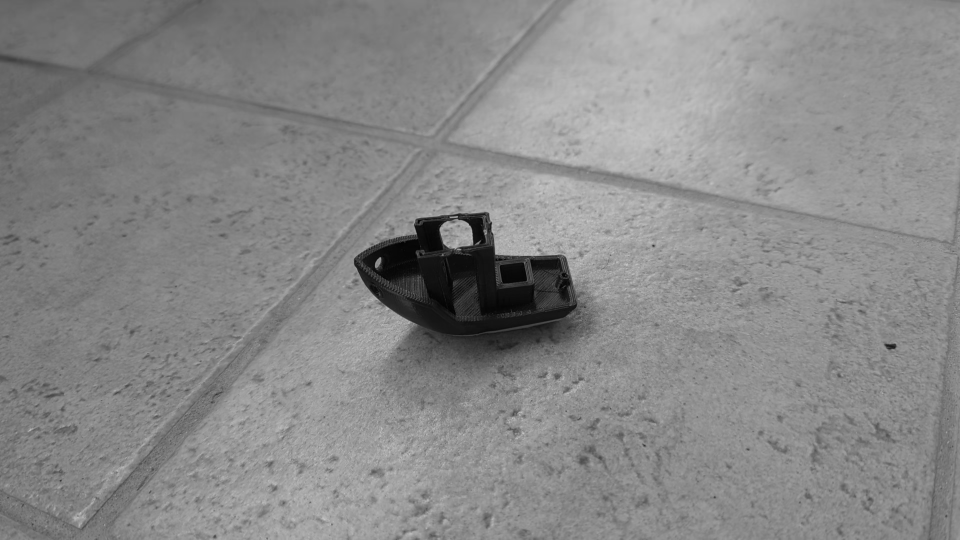
#> input picture assignment3/input/exercise1out1.png, 1920 x 1080 px, given in place of the camera (shown at 1/2 size)
$ python exercise1p2.py
#> lines starting #> are read from the running program, lines starting #| are printed output that depends on the picture; after the words box and inside, x2 and y2 are one past the last pixel; in counts of white or black regions, pixels touching at a corner belong together
import numpy as np
import cv2 as cv
import argparse
from matplotlib import pyplot as plt

def calc_disparity(img1, img2):
    stereo = cv.StereoBM.create(numDisparities=16, blockSize=25)
    disparity_map = stereo.compute(img1, img2)
    return disparity_map
    #normalized_disparity_map = cv.normalize(disparity_map, None, alpha=0, beta=255, norm_type=cv.NORM_MINMAX, dtype=cv.CV_8U)
    #return normalized_disparity_map

def findKpDes(img):
    sift = cv.SIFT_create()
    return sift.detectAndCompute(img, None) #returns kp, des

#https://docs.opencv.org/4.x/dc/dc3/tutorial_py_matcher.html
#https://docs.opencv.org/4.x/da/de9/tutorial_py_epipolar_geometry.html
#using flann as it seems to report a greater num of matches
def matchKp(des1, des2):
    FLANN_INDEX_KDTREE = 1
    index_params = dict(algorithm = FLANN_INDEX_KDTREE, trees = 5)
    search_params = dict(checks=50)   # or pass empty dictionary
    flann = cv.FlannBasedMatcher(index_params,search_params)
    matches = flann.knnMatch(des1,des2,k=2)
    print(np.array(matches).size)
    #filter for good matches
    matches_im1 = []
    matches_im2 = []

    for i,(m,n) in enumerate(matches):
        if m.distance < 0.8*n.distance:
            matches_im2.append(kp2[m.trainIdx].pt)
            matches_im1.append(kp1[m.queryIdx].pt)
    return matches_im1, matches_im2

parser = argparse.ArgumentParser(description='Demstration image disparity')
parser.add_argument('--video', type=str, help='path to video file')
parser.add_argument('--save', type=int, default=0, help='store image (1) or don\'t (0)')
args = parser.parse_args()
cap = cv.VideoCapture(args.video)
ret, frame1 = cap.read()
#> frame1 is the input picture: shape (1080, 1920, 3); min 0, max 206, mean 135.7
frame1 = cv.cvtColor(frame1, cv.COLOR_BGR2GRAY)
#> frame1: shape (1080, 1920)
# if args.save == 1:
#     cv.imwrite(args.video.replace(".mp4", "")+'outimg1.png', frame1)
for i in range(1):
    ret, frame2 = cap.read()
    if not ret:
        print("too few images!")
frame2 = cv.cvtColor(frame2, cv.COLOR_BGR2GRAY)
# if args.save == 1:
#     cv.imwrite(args.video.replace(".mp4", "")+'outimg2.png', frame2)

disp1 = calc_disparity(frame1, frame2)
#> in calc_disparity, `disparity_map = stereo.compute(img1, img2)`:
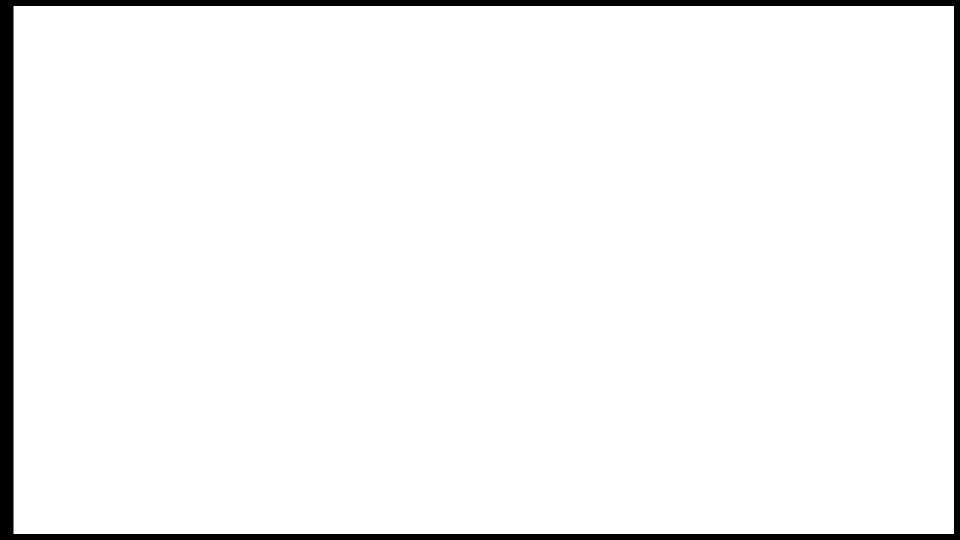
#> disparity_map: shape (1080, 1920) int16 (shown at 1/2 size); values -16 (black) and 0 (white), 95.8% white; 1 black region, box (x1, y1, x2, y2) and area: (0, 0, 1920, 1080) 87264
# if args.save == 1:
#     cv.imwrite(args.video.replace(".mp4", "")+'disparity_near.png', disp1)

plt.imshow(disp1,'gray')
plt.show()
for i in range(11):
    ret, frame3 = cap.read()
    if not ret:
        print("too few images!")
frame3 = cv.cvtColor(frame3, cv.COLOR_BGR2GRAY)
# if args.save == 1:
#     cv.imwrite(args.video.replace(".mp4", "")+'outimg3.png', frame3)

disp2 = calc_disparity(frame1, frame3)
# if args.save == 1:
#     cv.imwrite(args.video.replace(".mp4", "")+'disparity_far.png', disp2)

plt.imshow(disp2,'gray')
plt.show()

disp = np.hstack((disp1, disp2))
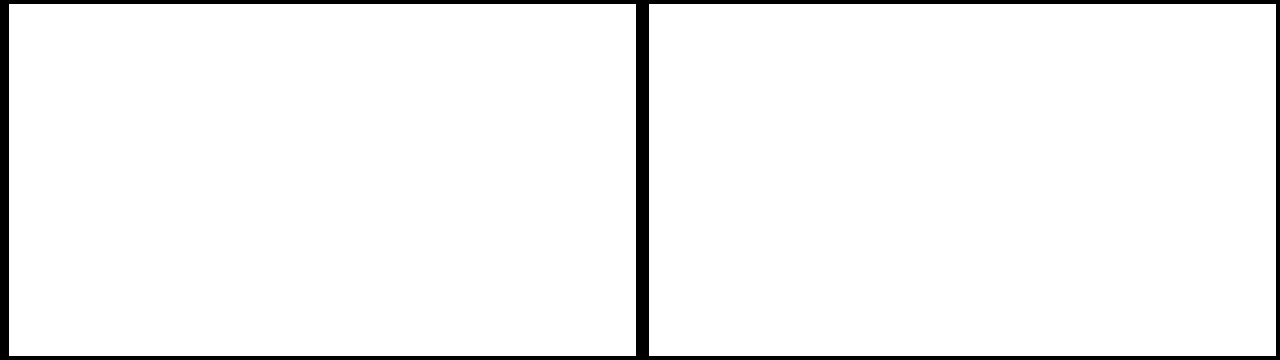
#> disp: shape (1080, 3840) int16 (shown at 1/3 size); values -16 (black) and 0 (white), 95.8% white; 1 black region, box (x1, y1, x2, y2) and area: (0, 0, 3840, 1080) 174528
# if args.save == 1:
#     cv.imwrite(args.video.replace(".mp4", "")+'disparity.png', disp)
plt.imshow(disp, "gray")
plt.show()


############## PART 2

img1 = frame1
img2 = frame3

kp1, des1 = findKpDes(img1)
#> kp1 = 2537 keypoints; strongest (x, y, size): (914, 475, 36.5), (945, 597, 207.5), (756, 525, 9.8), (957, 447, 29.2)
kp2, des2 = findKpDes(img2)
#> kp2 has the same summary as kp1

match1, match2 = matchKp(des1, des2)
#> in matchKp, `matches = flann.knnMatch(des1,des2,k=2)`: matches = 2537 matches
#| 5074
#> after the loop in matchKp, `for i,(m,n) in enumerate(matches):`: matches_im1 = 2537 pairs, first value 4.52 to 1916.9, second value 257 to 1076.8; matches_im2 has the same summary as matches_im1
#> match1 has the same summary as matches_im1 in matchKp; match2 has the same summary as matches_im1 in matchKp
#https://docs.opencv.org/4.x/da/de9/tutorial_py_epipolar_geometry.html
pts1 = np.int32(match1)
#> pts1 = 2537 pairs, first value 4 to 1916, second value 257 to 1076
pts2 = np.int32(match2)
#> pts2 has the same summary as pts1
#> (the run stopped early here; a loop or call above may not have finished)
